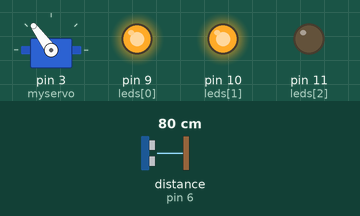
Bench run of a sketch on a simulated Arduino Uno, built with avr-gcc and run on an emulated ATmega328P. Shown: servo, output pins drawn as LEDs (lit = HIGH). Wiring (inferred from the names in the program): ultrasonic range finder: trigger pin 7; echo pin 6. Inputs (shaded band) come from the test bench; at power-on: distance to the obstacle (sensor on pin 6) 80 cm. The echo pulse lasts 58.3 µs per cm; pins used as bus, display or sensor lines are not drawn.

Above: at 1.2 s.
1.3 s: distance to the obstacle (sensor on pin 6) set to 2 cm
At 1.7 s:
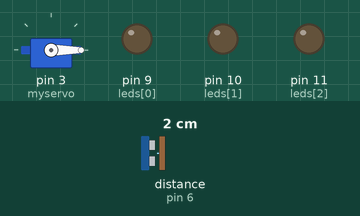
2.8 s: distance to the obstacle (sensor on pin 6) set to 35 cm
At 4.0 s:
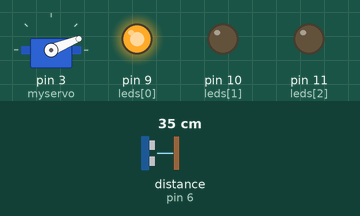
4.3 s: distance to the obstacle (sensor on pin 6) set to 60 cm
At 5.3 s:
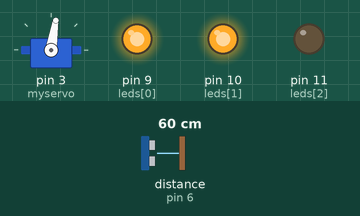
5.8 s: distance to the obstacle (sensor on pin 6) set to 120 cm
At 6.5 s:
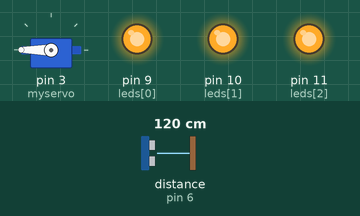
7.3 s: distance to the obstacle (sensor on pin 6) set to 47 cm
At 7.6 s:
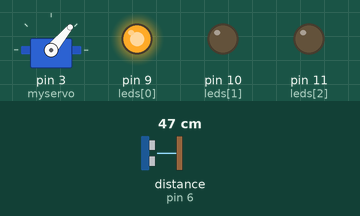
8.8 s: distance to the obstacle (sensor on pin 6) set to 4 cm
At 9.8 s:
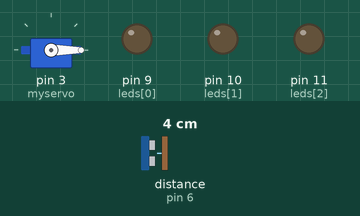
Timing chart, 0 to 11.3 s (numbered marks = the images above; inputs shaded):
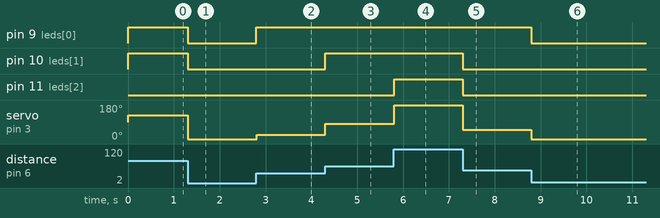

Measured:
- after the input at 1.3 s, pin 9 (leds[0]), pin 10 (leds[1]): HIGH → LOW at once; servo on pin 3 (myservo): 126° → 0° at once
- after the input at 2.8 s, pin 9 (leds[0]): LOW → HIGH at once; servo on pin 3 (myservo): 0° → 22° at once
- after the input at 4.3 s, pin 10 (leds[1]): LOW → HIGH at once; servo on pin 3 (myservo): 22° → 81° at once
- after the input at 5.8 s, pin 11 (leds[2]): LOW → HIGH at once; servo on pin 3 (myservo): 81° → 180° at once
- after the input at 7.3 s, pin 10 (leds[1]), pin 11 (leds[2]): HIGH → LOW at once; servo on pin 3 (myservo): 180° → 50° at once
- after the input at 8.8 s, pin 9 (leds[0]): HIGH → LOW at once; servo on pin 3 (myservo): 50° → 0° at once

The sketch:

week1.ino
```cpp
#include <Servo.h>

// servo initializers
Servo myservo;  // create servo object to control a servo

const int trigPin = 7;
const int echoPin = 6;
long duration;
int distance;

int leds[3] = {9,10,11};
void setup()
{
  for (int led : leds) {
  	pinMode(led, OUTPUT);
  }
  myservo.attach(3);
  pinMode(trigPin, OUTPUT);
  pinMode(echoPin, INPUT);
  Serial.begin(9600);
}

void loop()
{
  digitalWrite(trigPin, LOW);
  delayMicroseconds(2);
  digitalWrite(trigPin, HIGH);
  delayMicroseconds(10);
  digitalWrite(trigPin, LOW);

  duration = pulseIn(echoPin, HIGH);

  distance = duration * 0.034 / 2;

  (distance > 100)? digitalWrite(leds[2], HIGH):digitalWrite(leds[2],LOW);
  (distance > 50)? digitalWrite(leds[1], HIGH):digitalWrite(leds[1],LOW);
  (distance > 25 )? digitalWrite(leds[0], HIGH):digitalWrite(leds[0],LOW);

  if (distance > 100){
    myservo.write(180);
  } else if (distance < 25) {
    myservo.write(0);
  } else {
    int val = map(distance, 25, 100, 1, 179);
    myservo.write(val);
  }
}
```
